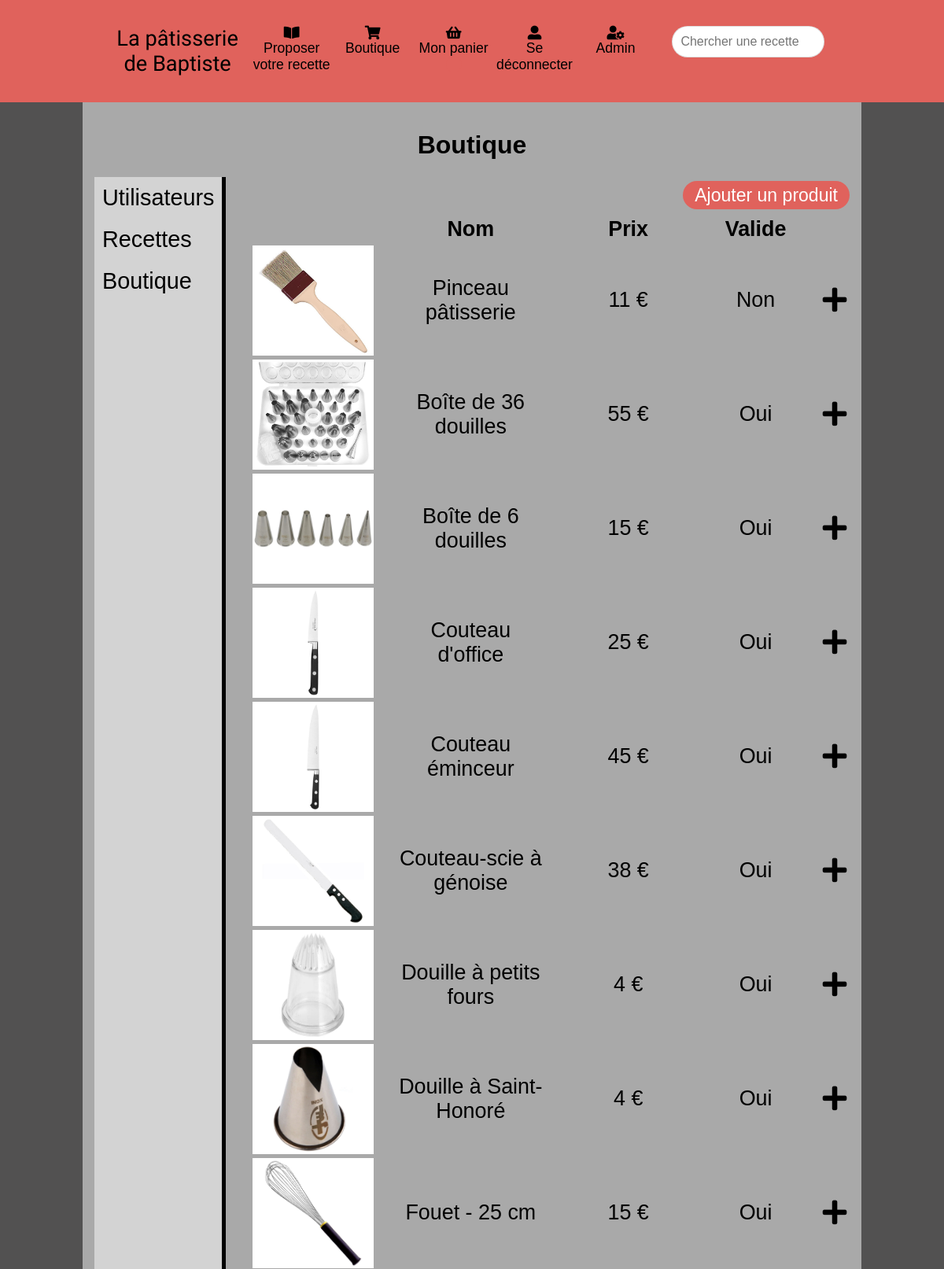
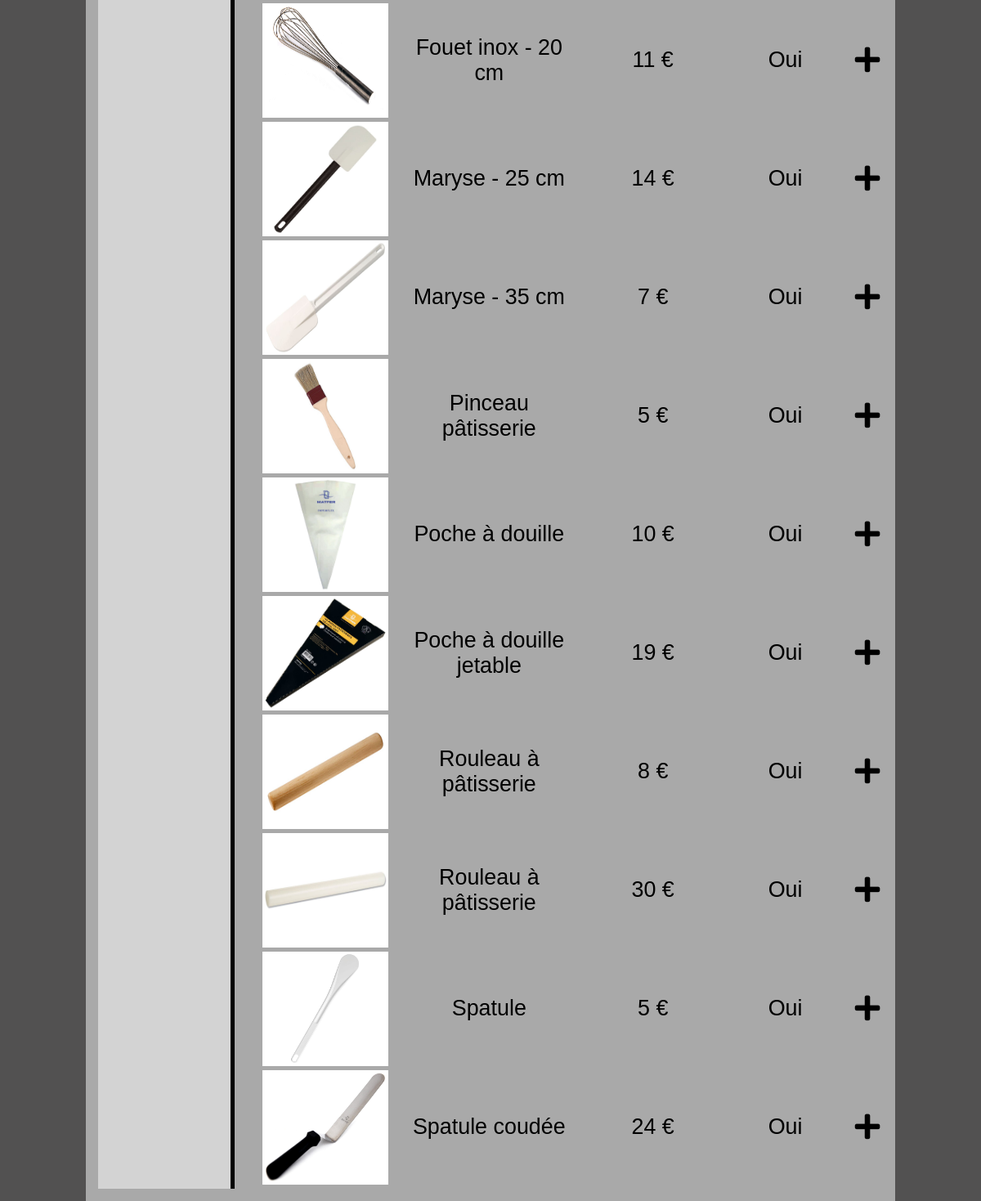
Page /adminShop.php (signed in) on the committed database (2 pictures, top to bottom).
### tables this page shows
CREATE TABLE `products` (
  `id` int(11) NOT NULL,
  `name` varchar(255) NOT NULL,
  `price` int(11) NOT NULL,
  `image` varchar(255) NOT NULL,
  `validate` tinyint(1) NOT NULL
);

### adminShop.php (called while the page is built, shortened)
<?php
require_once('application/models/ProductModel.php');
$model = new ProductModel();
$products = $model->GetAllProducts();
require_once('application/views/adminShop.phtml');

### application/models/SQLModel.php (called while the page is built)
<?php
    class SQLModel
    {
        public function getDatabase()
        {
            $pdo = new PDO('mysql:host=localhost;dbname=mes recettes;charset=utf8mb4; ','root','');
            return $pdo;
        }
    }
?>

### application/models/ProductModel.php (called while the page is built, shortened)
<?php
require('SQLModel.php');
class productModel
{
    protected $pdo;
    public function __construct()
    {
        $model = new SQLModel();
        $this->pdo = $model->getDatabase();
    }
    public function getAllProducts()
    {
        $query = $this->pdo->query('SELECT * FROM products ORDER BY validate, name ASC ');
        $products = $query->fetchAll(PDO::FETCH_ASSOC);
        return $products;
    }
}

### application/views/adminShop.phtml (the view, shortened to what this page needs)
<!DOCTYPE html>
<html lang="fr">
    <head>
        <?php include 'templates/head.phtml'; ?>
    </head>
    <body>
        <header>
            <?php  include 'templates/header.phtml'; ?>
        </header>
        <main>
            <h1>Boutique</h1>
            <section class="admin_section">
                <aside class="admin_aside">
                    <?php include 'templates/admin_aside.phtml'; ?>
                </aside>
                <div class="admin_shop">
                    <p class="add_product_btn"><a href="addProduct.php">Ajouter un produit</a></p>
                    <div class="admin_products">
                        <div class="one_product">
                            <div class="name_product">
                                <p class="bold">Nom</p>
                            </div>
                            <div class="price_product">
                                <p class="bold">Prix</p>
                            </div>
                            <div class="validate_product">
                                <p class="bold">Valide</p>
                            </div>
                        </div>
                        <?php foreach($products as $product): ?>
                            <div class="one_product">
                                <div class="picture_product">
                                    <img class="admin_picture_shop" src="application/views/images/product/<?= htmlspecialchars($product['image']) ?>">
                                </div>
                                <div class="name_product">
                                    <p><?= htmlspecialchars($product['name']) ?></p>
                                </div>
                                <div class="price_product">
                                    <p><?= htmlspecialchars($product['price']) ?> €</p>
                                </div>
                                <div class="validate_product">
                                    <p><?php if($product['validate'] == true): echo 'Oui'; else: echo'Non'; endif;  ?></p>
                                </div>
                                <div class="admin_more">
                                    <a href="adminProduct.php?id=<?= $product['id'] ?>"><i class="fas fa-plus"></i></a>
                                </div>
                            </div>
                        <?php endforeach; ?>
                    </div>
                </div>
            </section>
        </main>
    </body>
</html>

### application/views/css/style.css (style rules this page uses)
body { background:#525151; margin:0; }
p { margin:0; }
main { width:80%; margin:auto; background:darkgray; padding: 15px; font-family:Calibri, sans-serif; }
h1 { text-align:center; }
section { min-height: 300px; }
.bold { font-weight: bold; }
header { background:#e0625c; height:100px; display:flex; padding:15px; }
a { text-decoration:none; color:black; }
.admin_section { display:flex; }
.admin_aside { max-width:170px; border-right:solid black 5px; font-size:1.8em; background:lightgrey; margin-right:15px; }
.admin_more { cursor:pointer; font-size:1.3em; font-weight:bold; width: 2%; }
.admin_recipes, .admin_shop { width: 100%; margin:auto; font-size: 1.2em; }
.add_product_btn { text-align: right; }
.add_product_btn a { background: #e0625c; padding: 5px 15px; border-radius: 20px; color: white; line-height: 2em; margin: 10px auto; font-size: 1.2em; cursor: pointer; }
.admin_products { font-size: 1.4em; }
.admin_products p { text-align: center; }
.one_product, .one_product_top { display: flex; margin: 5px; }
.one_product div { margin: auto; }
.picture_product { width: 20%; background-color: white; display: flex; justify-content: center; }
.name_product { width: 25%; }
.price_product { width: 20%; }
.validate_product { width: 15%; }
.admin_picture_shop { height: 140px; width: auto; max-width: 100%; }

### rows in the picture
products: image (picture), name "Pinceau pâtisserie", price "11", validate "Non"
products: image (picture), name "Boîte de 36 douilles", price "55", validate "Oui"
products: image (picture), name "Boîte de 6 douilles", price "15", validate "Oui"
products: image (picture), name "Couteau d'office", price "25", validate "Oui"
products: image (picture), name "Couteau éminceur", price "45", validate "Oui"
products: image (picture), name "Couteau-scie à génoise", price "38", validate "Oui"
products: image (picture), name "Douille à petits fours", price "4", validate "Oui"
products: image (picture), name "Douille à Saint-Honoré", price "4", validate "Oui"
products: image (picture), name "Fouet - 25 cm", price "15", validate "Oui"
products: image (picture), name "Fouet inox - 20 cm", price "11", validate "Oui"
products: image (picture), name "Maryse - 25 cm", price "14", validate "Oui"
products: image (picture), name "Maryse - 35 cm", price "7", validate "Oui"
products: image (picture), name "Pinceau pâtisserie", price "5", validate "Oui"
products: image (picture), name "Poche à douille", price "10", validate "Oui"
products: image (picture), name "Poche à douille jetable", price "19", validate "Oui"
products: image (picture), name "Rouleau à pâtisserie", price "8", validate "Oui"
products: image (picture), name "Rouleau à pâtisserie", price "30", validate "Oui"
products: image (picture), name "Spatule", price "5", validate "Oui"
products: image (picture), name "Spatule coudée", price "24", validate "Oui"
